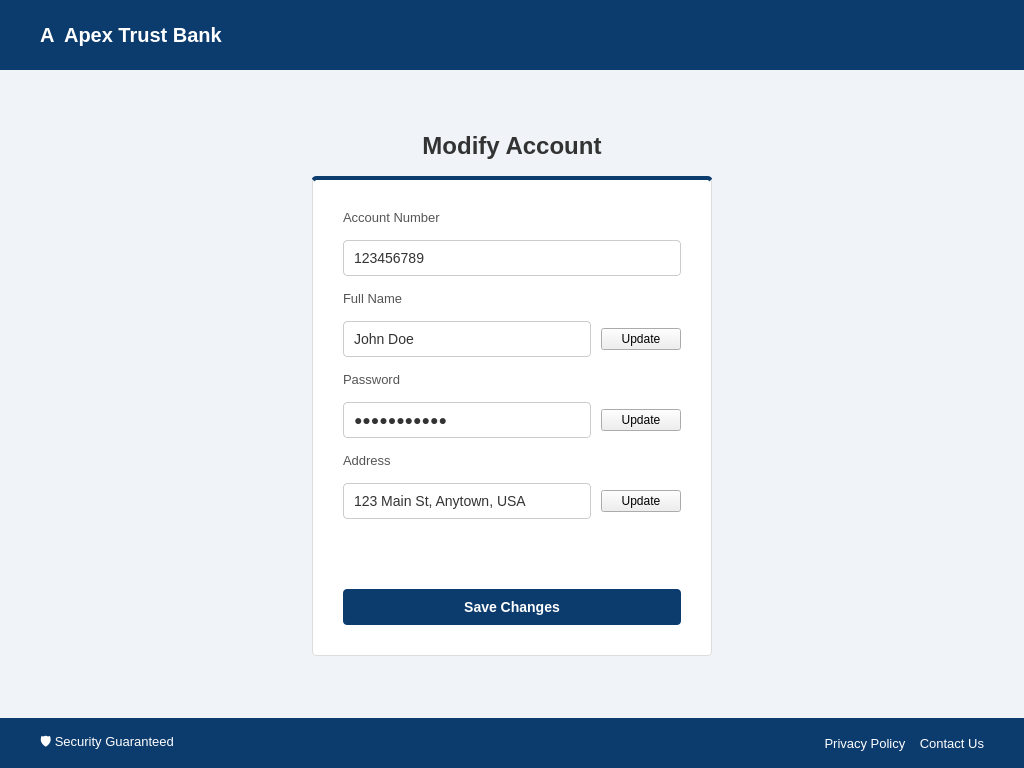
<?xml version="1.0" encoding="utf-8"?>
<ui version="4.0">
	<class>ModifyAccountWindow</class>
	<widget class="QWidget" name="ModifyAccountWindow">
		<property name="geometry">
			<rect>
				<x>0</x>
				<y>0</y>
				<width>1024</width>
				<height>768</height>
			</rect>
		</property>
		<property name="windowTitle">
			<string>Modify Account - CSE</string>
		</property>
		<property name="styleSheet">
			<string notr="true">
				/* General Background */
				QWidget#ModifyAccountWindow {
				background-color: #f0f4f8;
				}

				/* Header and Footer */
				QFrame#headerFrame, QFrame#footerFrame {
				background-color: #0c3b6d;
				border: none;
				}

				/* Header Text */
				QLabel#logoLabel {
				color: white;
				font-size: 20px;
				font-weight: bold;
				}

				/* Footer Text */
				QLabel#footerLinks {
				color: white;
				}

				/* Page Title */
				QLabel#pageTitle {
				color: #333;
				font-size: 24px;
				font-weight: 500;
				margin-bottom: 10px;
				}

				/* Card Container */
				QFrame#modifyCard {
				background-color: white;
				border: 1px solid #dcdcdc;
				border-top: 4px solid #0c3b6d;
				border-radius: 4px;
				}

				/* Inputs */
				QLineEdit {
				border: 1px solid #cccccc;
				border-radius: 4px;
				padding: 8px;
				font-size: 14px;
				color: #333;
				background-color: white;
				}
				QLineEdit:focus {
				border: 1px solid #0c3b6d;
				}

				/* Disabled Input (Account Number) */
				QLineEdit:disabled, QLineEdit[readOnly="true"] {
				background-color: #e9ecef;
				color: #6c757d;
				border: 1px solid #ced4da;
				}

				/* Labels */
				QLabel {
				color: #555;
				font-size: 13px;
				}

				/* Primary Button (Save Changes) */
				QPushButton#saveBtn {
				background-color: #0c3b6d;
				color: white;
				border-radius: 4px;
				padding: 10px;
				font-weight: bold;
				font-size: 14px;
				}
				QPushButton#saveBtn:hover {
				background-color: #0a2e55;
				}

				/* Small Update Buttons */
				QPushButton.updateBtn {
				background-color: #0c3b6d;
				color: white;
				border-radius: 4px;
				padding: 5px 15px;
				font-size: 12px;
				font-weight: bold;
				}
				QPushButton.updateBtn:hover {
				background-color: #0a2e55;
				}
			</string>
		</property>
		<layout class="QVBoxLayout" name="verticalLayout">
			<property name="spacing">
				<number>0</number>
			</property>
			<property name="leftMargin">
				<number>0</number>
			</property>
			<property name="topMargin">
				<number>0</number>
			</property>
			<property name="rightMargin">
				<number>0</number>
			</property>
			<property name="bottomMargin">
				<number>0</number>
			</property>

			<item>
				<widget class="QFrame" name="headerFrame">
					<property name="minimumSize">
						<size>
							<width>0</width>
							<height>70</height>
						</size>
					</property>
					<layout class="QHBoxLayout" name="horizontalLayout_2">
						<property name="leftMargin">
							<number>40</number>
						</property>
						<item>
							<widget class="QLabel" name="logoLabel">
								<property name="text">
									<string>A  Apex Trust Bank</string>
								</property>
							</widget>
						</item>
						<item>
							<spacer name="horizontalSpacer">
								<property name="orientation">
									<enum>Qt::Horizontal</enum>
								</property>
								<property name="sizeHint" stdset="0">
									<size>
										<width>40</width>
										<height>20</height>
									</size>
								</property>
							</spacer>
						</item>
					</layout>
				</widget>
			</item>

			<item>
				<widget class="QWidget" name="contentArea" native="true">
					<layout class="QVBoxLayout" name="verticalLayout_2">
						<item>
							<spacer name="verticalSpacer_top">
								<property name="orientation">
									<enum>Qt::Vertical</enum>
								</property>
								<property name="sizeHint" stdset="0">
									<size>
										<width>20</width>
										<height>40</height>
									</size>
								</property>
							</spacer>
						</item>

						<item>
							<widget class="QLabel" name="pageTitle">
								<property name="text">
									<string>Modify Account</string>
								</property>
								<property name="alignment">
									<set>Qt::AlignCenter</set>
								</property>
							</widget>
						</item>

						<item>
							<layout class="QHBoxLayout" name="horizontalLayout_3">
								<item>
									<spacer name="horizontalSpacer_left">
										<property name="orientation">
											<enum>Qt::Horizontal</enum>
										</property>
										<property name="sizeHint" stdset="0">
											<size>
												<width>40</width>
												<height>20</height>
											</size>
										</property>
									</spacer>
								</item>

								<item>
									<widget class="QFrame" name="modifyCard">
										<property name="minimumSize">
											<size>
												<width>400</width>
												<height>480</height>
											</size>
										</property>
										<property name="maximumSize">
											<size>
												<width>400</width>
												<height>550</height>
											</size>
										</property>
										<layout class="QVBoxLayout" name="verticalLayout_3">
											<property name="spacing">
												<number>15</number>
											</property>
											<property name="leftMargin">
												<number>30</number>
											</property>
											<property name="topMargin">
												<number>30</number>
											</property>
											<property name="rightMargin">
												<number>30</number>
											</property>
											<property name="bottomMargin">
												<number>30</number>
											</property>

											<item>
												<widget class="QLabel" name="labelAccNum">
													<property name="text">
														<string>Account Number</string>
													</property>
												</widget>
											</item>
											<item>
												<widget class="QLineEdit" name="accNumEdit">
													<property name="text">
														<string>123456789</string>
													</property>
													<property name="readOnly">
														<bool>true</bool>
													</property>
												</widget>
											</item>

											<item>
												<widget class="QLabel" name="labelName">
													<property name="text">
														<string>Full Name</string>
													</property>
												</widget>
											</item>
											<item>
												<layout class="QHBoxLayout" name="horizontalLayout_Name">
													<property name="spacing">
														<number>10</number>
													</property>
													<item>
														<widget class="QLineEdit" name="nameEdit">
															<property name="text">
																<string>John Doe</string>
															</property>
														</widget>
													</item>
													<item>
														<widget class="QPushButton" name="updateNameBtn">
															<property name="text">
																<string>Update</string>
															</property>
															<property name="class" stdset="0">
																<string>updateBtn</string>
															</property>
														</widget>
													</item>
												</layout>
											</item>

											<item>
												<widget class="QLabel" name="labelPass">
													<property name="text">
														<string>Password</string>
													</property>
												</widget>
											</item>
											<item>
												<layout class="QHBoxLayout" name="horizontalLayout_Pass">
													<property name="spacing">
														<number>10</number>
													</property>
													<item>
														<widget class="QLineEdit" name="passEdit">
															<property name="text">
																<string>Password123</string>
															</property>
															<property name="echoMode">
																<enum>QLineEdit::Password</enum>
															</property>
														</widget>
													</item>
													<item>
														<widget class="QPushButton" name="updatePassBtn">
															<property name="text">
																<string>Update</string>
															</property>
															<property name="class" stdset="0">
																<string>updateBtn</string>
															</property>
														</widget>
													</item>
												</layout>
											</item>

											<item>
												<widget class="QLabel" name="labelAddress">
													<property name="text">
														<string>Address</string>
													</property>
												</widget>
											</item>
											<item>
												<layout class="QHBoxLayout" name="horizontalLayout_Addr">
													<property name="spacing">
														<number>10</number>
													</property>
													<item>
														<widget class="QLineEdit" name="addressEdit">
															<property name="text">
																<string>123 Main St, Anytown, USA</string>
															</property>
														</widget>
													</item>
													<item>
														<widget class="QPushButton" name="updateAddrBtn">
															<property name="text">
																<string>Update</string>
															</property>
															<property name="class" stdset="0">
																<string>updateBtn</string>
															</property>
														</widget>
													</item>
												</layout>
											</item>

											<item>
												<spacer name="verticalSpacer_Card">
													<property name="orientation">
														<enum>Qt::Vertical</enum>
													</property>
													<property name="sizeHint" stdset="0">
														<size>
															<width>20</width>
															<height>20</height>
														</size>
													</property>
												</spacer>
											</item>

											<item>
												<widget class="QPushButton" name="saveBtn">
													<property name="text">
														<string>Save Changes</string>
													</property>
													<property name="cursor">
														<cursorShape>PointingHandCursor</cursorShape>
													</property>
												</widget>
											</item>
										</layout>
									</widget>
								</item>

								<item>
									<spacer name="horizontalSpacer_right">
										<property name="orientation">
											<enum>Qt::Horizontal</enum>
										</property>
										<property name="sizeHint" stdset="0">
											<size>
												<width>40</width>
												<height>20</height>
											</size>
										</property>
									</spacer>
								</item>
							</layout>
						</item>

						<item>
							<spacer name="verticalSpacer_bottom">
								<property name="orientation">
									<enum>Qt::Vertical</enum>
								</property>
								<property name="sizeHint" stdset="0">
									<size>
										<width>20</width>
										<height>40</height>
									</size>
								</property>
							</spacer>
						</item>
					</layout>
				</widget>
			</item>

			<item>
				<widget class="QFrame" name="footerFrame">
					<property name="minimumSize">
						<size>
							<width>0</width>
							<height>50</height>
						</size>
					</property>
					<layout class="QHBoxLayout" name="horizontalLayout">
						<property name="leftMargin">
							<number>40</number>
						</property>
						<property name="rightMargin">
							<number>40</number>
						</property>
						<item>
							<widget class="QLabel" name="badgesLabel">
								<property name="text">
									<string>🛡️ Security Guaranteed</string>
								</property>
								<property name="styleSheet">
									<string>color: white;</string>
								</property>
							</widget>
						</item>
						<item>
							<spacer name="horizontalSpacer_4">
								<property name="orientation">
									<enum>Qt::Horizontal</enum>
								</property>
								<property name="sizeHint" stdset="0">
									<size>
										<width>40</width>
										<height>20</height>
									</size>
								</property>
							</spacer>
						</item>
						<item>
							<widget class="QLabel" name="footerLinks">
								<property name="text">
									<string>Privacy Policy    Contact Us</string>
								</property>
								<property name="alignment">
									<set>Qt::AlignRight|Qt::AlignTrailing|Qt::AlignVCenter</set>
								</property>
							</widget>
						</item>
					</layout>
				</widget>
			</item>
		</layout>
	</widget>
	<resources/>
	<connections/>
</ui>
